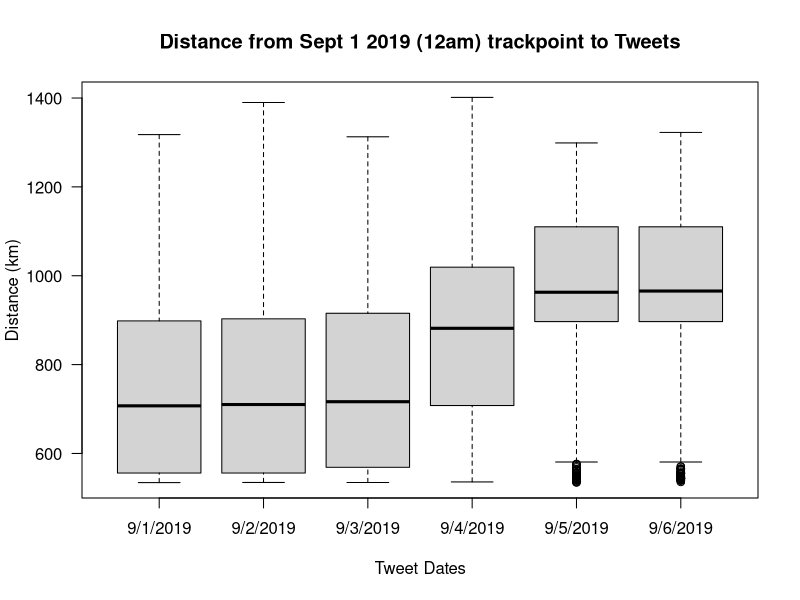
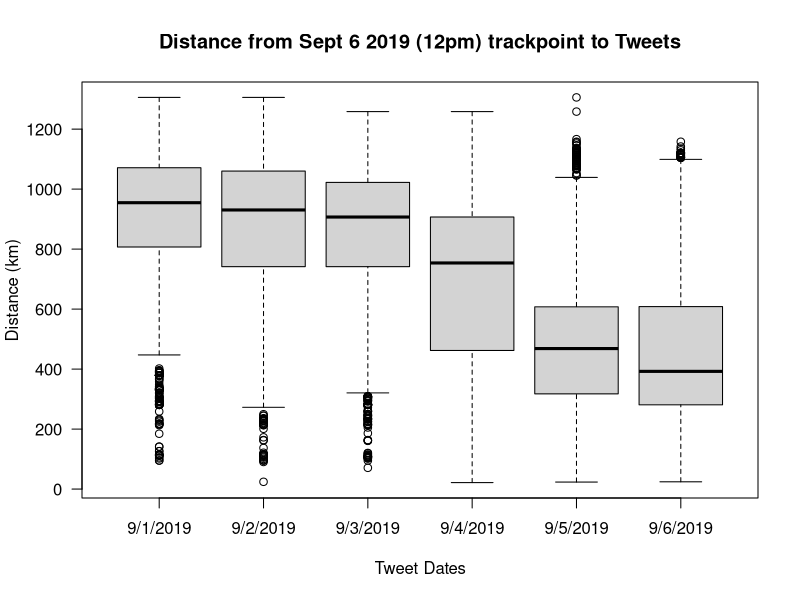
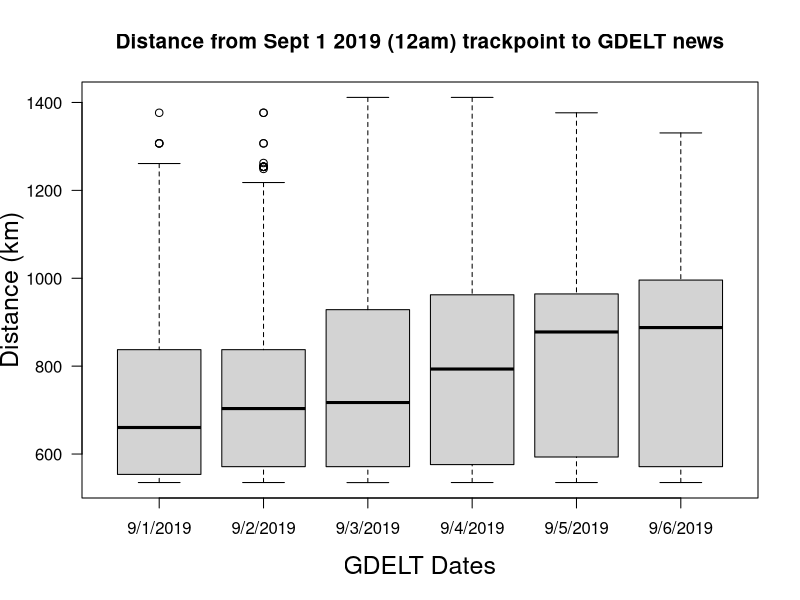
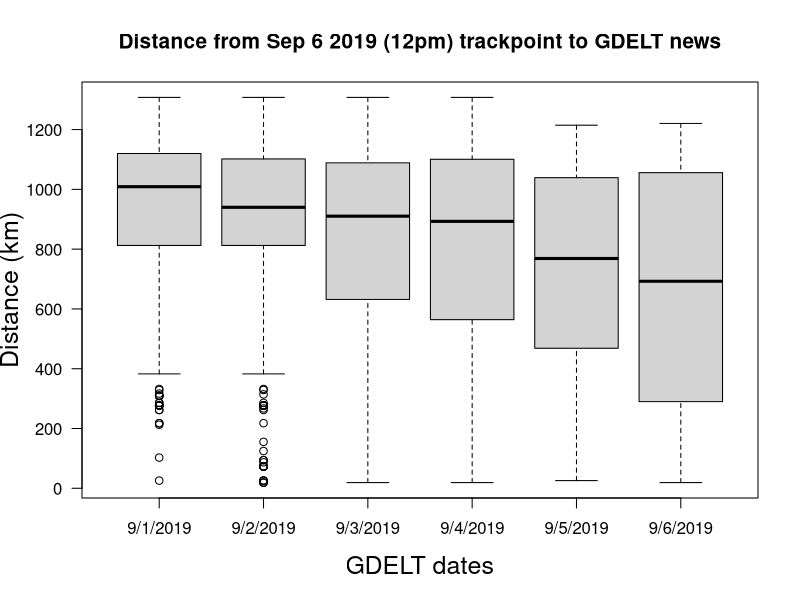
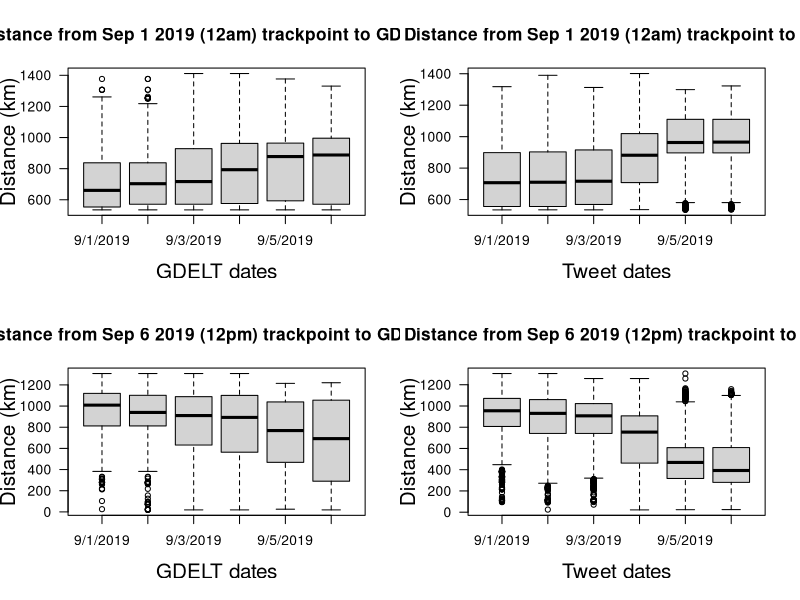

R code for these plots, in order:
#Boxplots
#1.Tweets
#Source data is in the Boxplotdatafolder
setwd("/Boxplotdata")


z= read.csv('TrackPointSept1st12AM_AOITweet.csv', header = T)
head(z)
str(z)


boxplot(z$NEAR_DIST_KILOMETERS~z$created_at, xlab= "Tweet Dates", ylab="Distance (km)", las=1, main="Distance from Sept 1 2019 (12am) trackpoint to Tweets")



z1= read.csv('TrackPointSept6th12PM_AOITweet.csv', header = T)
head(z1)
str(z1)
boxplot(z1$NEAR_DIST_KILOMETERS~z1$created_at, xlab= "Tweet Dates", ylab="Distance (km)",las= 1, main="Distance from Sept 6 2019 (12pm) trackpoint to Tweets")


#2. GdeltNews Boxplot
#Source data is in the Boxplotdatafolder
setwd("/Boxplotdata") #setworkingdir

z2= read.csv('TrackPointSept1st12AM_US_GdeltJoin.csv', header = T)
head(z2)
str(z2)
boxplot(z2$NEAR_DIST_KILOMETERS~z2$NewsDate, xlab= "GDELT Dates", ylab="Distance (km)",las=1,main="Distance from Sept 1 2019 (12am) trackpoint to GDELT news",cex.main=1.25, cex.lab=1.5, cex.axis=1.0)



z3= read.csv('TrackPointSept6th12PM_US_Gdeltjoin.csv', header = T)
head(z3)
str(z3)
boxplot(z3$NEAR_DIST_KILOMETERS~z3$NewsDate, xlab= "GDELT dates", ylab="Distance (km)",las=1, main="Distance from Sep 6 2019 (12pm) trackpoint to GDELT news",cex.main=1.25, cex.lab=1.5, cex.axis=1.0)

par(mfrow=c(2,2))

boxplot(z2$NEAR_DIST_KILOMETERS~z2$NewsDate, xlab= "GDELT dates", ylab="Distance (km)",las=1, main="(a) Distance from Sep 1 2019 (12am) trackpoint to GDELT news",cex.main=1.25, cex.lab=1.5, cex.axis=1.0)

boxplot(z$NEAR_DIST_KILOMETERS~z$created_at, xlab= "Tweet dates", ylab="Distance (km)",las=1, main="(c) Distance from Sep 1 2019 (12am) trackpoint to tweets",cex.main=1.25, cex.lab=1.5, cex.axis=1.0)


boxplot(z3$NEAR_DIST_KILOMETERS~z3$NewsDate, xlab= "GDELT dates", ylab="Distance (km)",las=1, main= "(b) Distance from Sep 6 2019 (12pm) trackpoint to GDELT news",cex.main=1.25, cex.lab=1.5, cex.axis=1.0)

boxplot(z1$NEAR_DIST_KILOMETERS~z1$created_at, xlab= "Tweet dates", ylab="Distance (km)",las=1, main="(d) Distance from Sep 6 2019 (12pm) trackpoint to tweets",cex.main=1.25, cex.lab=1.5, cex.axis=1.0)



